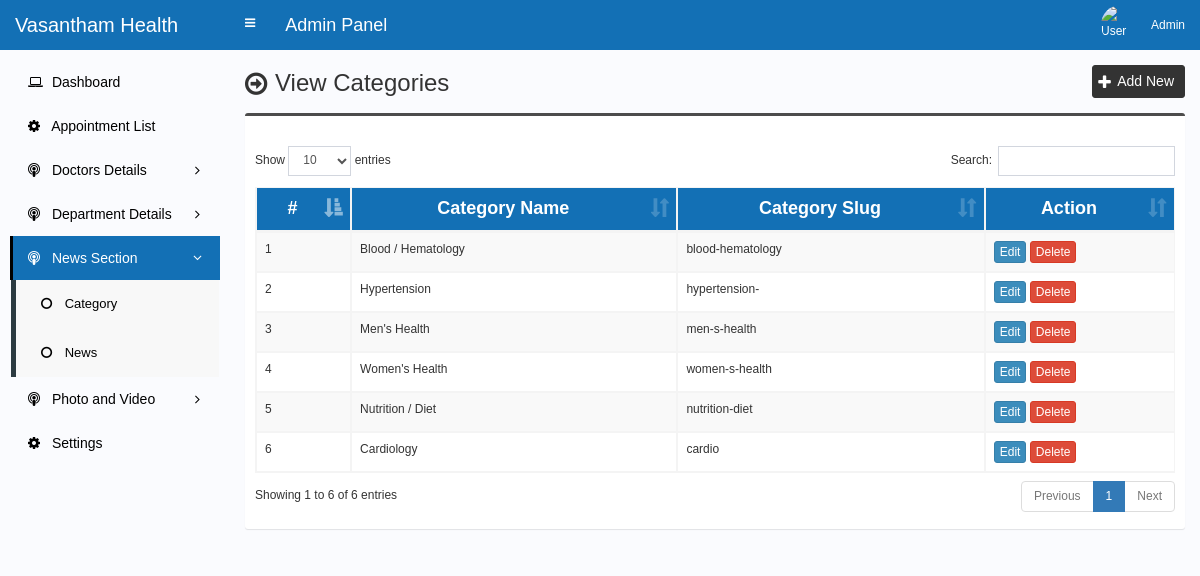
Screenshot of /backend/admin/category.php (signed in) with the database file from the repository.
### tables this page shows
CREATE TABLE `category` (
  `category_id` int(11) NOT NULL,
  `category_name` varchar(255) NOT NULL,
  `category_slug` varchar(255) NOT NULL,
  `meta_title` varchar(255) NOT NULL,
  `meta_keyword` text NOT NULL,
  `meta_description` text NOT NULL
);

### backend/admin/category.php (the view, shortened to what this page needs)
<?php require_once('header.php'); ?>
<section class="content-header">
	<div class="content-header-left">
		<h1>View Categories</h1>
	</div>
	<div class="content-header-right">
		<a href="category-add.php" class="btn btn-primary btn-sm">Add New</a>
	</div>
</section>
<section class="content">
  <div class="row">
    <div class="col-md-12">
      <div class="box box-info">
        <div class="box-body table-responsive">
          <table id="example1" class="table table-bordered table-striped">
			<thead class="thead-style">
			    <tr>
			        <th>#</th>
			        <th>Category Name</th>
			        <th>Category Slug</th>
			        <th>Action</th>
			    </tr>
			</thead>
            <tbody>
            	<?php
            	$i=0;
            	$statement = $pdo->prepare("SELECT * FROM category ORDER BY category_id ASC");
            	$statement->execute();
            	$result = $statement->fetchAll(PDO::FETCH_ASSOC);
            	foreach ($result as $row) {
            		$i++;
            		?>
					<tr>
	                    <td><?php echo $i; ?></td>
	                    <td><?php echo $row['category_name']; ?></td>
	                    <td><?php echo $row['category_slug']; ?></td>
	                    <td>
	                        <a href="category-edit.php?id=<?php echo $row['category_id']; ?>" class="btn btn-primary btn-xs">Edit</a>
	                        <a href="#" class="btn btn-danger btn-xs" data-href="category-delete.php?id=<?php echo $row['category_id']; ?>" data-toggle="modal" data-target="#confirm-delete">Delete</a>
	                    </td>
	                </tr>
            		<?php
            	}
            	?>
            </tbody>
          </table>
        </div>
      </div>
</section>
<?php require_once('footer.php'); ?>

### backend/admin/style.css (style rules this page uses)
body { font-size: 12px; font-family: 'verdana', sans-serif; }
.content-header>h1, .content-header .content-header-left h1 { font-family: 'verdana', sans-serif; }
.box-info { padding-top: 20px; }
.content-header { overflow: hidden; }
.content-header .content-header-left { float: left; padding-top: 5px; }
.content-header .content-header-right { float: right; }
.content-header .content-header-left h1 { margin-top: 0; margin-bottom: 0; padding-left: 30px; font-size: 24px; position: relative; }
.content-header .content-header-left h1:before { position: absolute; top: 0; left: 0; font-family: 'FontAwesome', sans-serif; font-size: 26px; content: '\f18e'; }
.content-header .content-header-right a { position: relative; padding-left: 24px; font-size: 14px; }
.content-header .content-header-right a:before { position: absolute; top: 4px; left: 5px; font-family: 'FontAwesome', sans-serif; font-size: 16px; content: '\f067'; }
.box.box-info { border-top-color: #4c4c4c; }
.content-header .content-header-right a { background-color: #333333; border-color: #333333; }
.thead-style { background-color: #1370b5; color: white; font-size: 1.8rem; padding: 1rem; text-align-last: center; text-transform: none; }

### rows the page displays
category: category_name "Blood / Hematology", category_slug "blood-hematology"
category: category_name "Hypertension", category_slug "hypertension-"
category: category_name "Men's Health", category_slug "men-s-health"
category: category_name "Women's Health", category_slug "women-s-health"
category: category_name "Nutrition / Diet", category_slug "nutrition-diet"
category: category_name "Cardiology", category_slug "cardio"

### other values shown
$_SESSION['user']['full_name'] "Admin"
